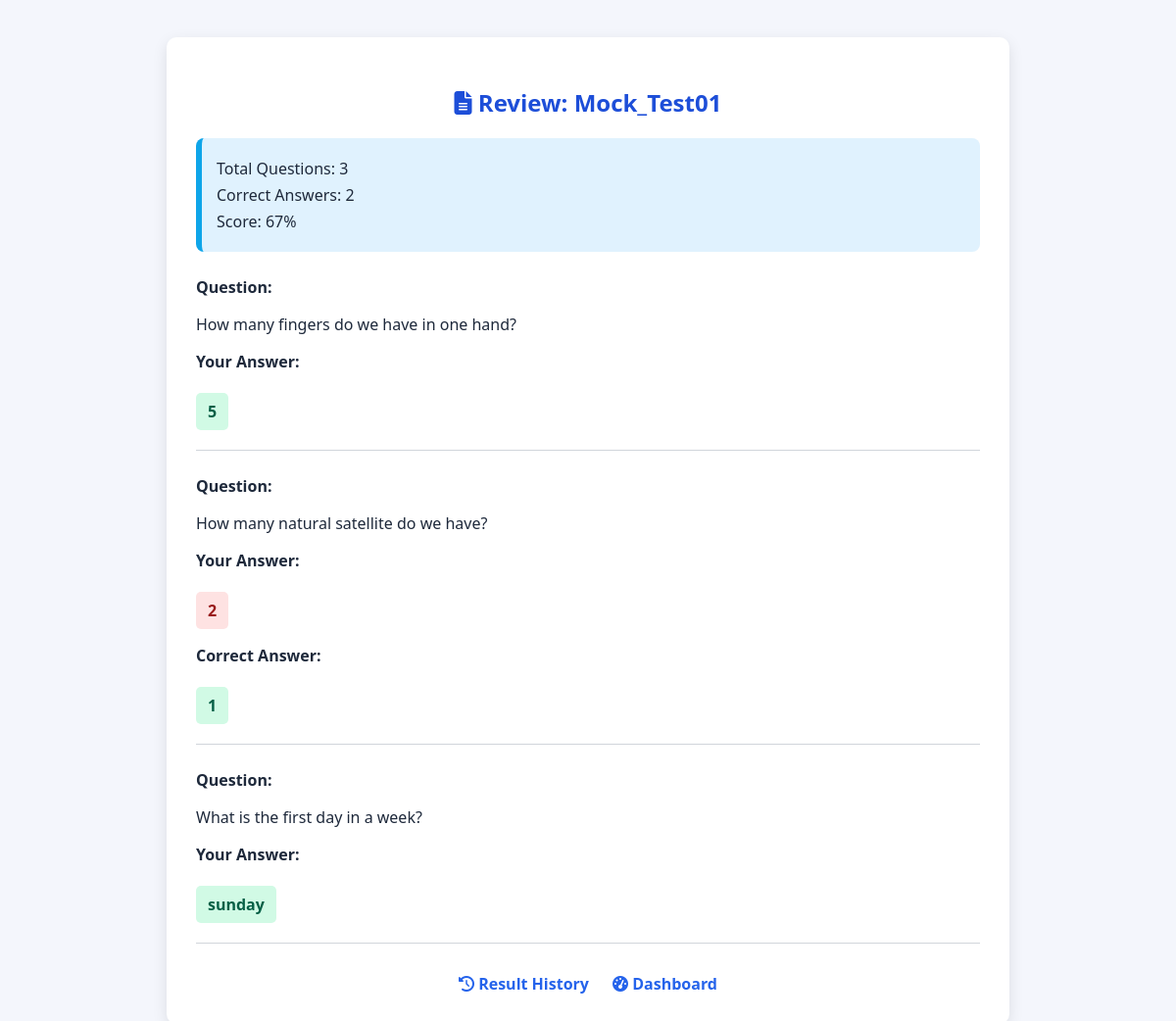
/review_result.php?result_id=2 (signed in), run on the app's committed database.
### tables this page shows
CREATE TABLE `quizzes` (
  `id` int(11) NOT NULL,
  `title` varchar(255) DEFAULT NULL,
  `description` text DEFAULT NULL,
  `created_by` int(11) NOT NULL
);

CREATE TABLE `user_answers` (
  `id` int(11) NOT NULL,
  `user_id` int(11) DEFAULT NULL,
  `quiz_id` int(11) DEFAULT NULL,
  `question_id` int(11) DEFAULT NULL,
  `selected_option_id` int(11) DEFAULT NULL
);

CREATE TABLE `questions` (
  `id` int(11) NOT NULL,
  `quiz_id` int(11) DEFAULT NULL,
  `question_text` text DEFAULT NULL
);

CREATE TABLE `options` (
  `id` int(11) NOT NULL,
  `question_id` int(11) DEFAULT NULL,
  `option_text` varchar(255) DEFAULT NULL,
  `is_correct` tinyint(1) DEFAULT NULL
);

### review_result.php (the view, shortened to what this page needs)
<?php
include("includes/db.php");
$result_id = $_GET['result_id'] ?? null;
$stmt = $conn->prepare("
    SELECT q.id, q.title
    FROM results r
    JOIN quizzes q ON r.quiz_id = q.id
    WHERE r.id = ?
");
$stmt->bind_param("i", $result_id);
$stmt->execute();
$stmt->bind_result($quiz_id, $quiz_title);
$stmt = $conn->prepare("SELECT user_id FROM results WHERE id = ?");
$stmt->bind_param("i", $result_id);
$stmt->execute();
$stmt->bind_result($quiz_user_id);
$query = "
    SELECT qs.question_text, ua.selected_option_id, op.option_text AS selected_text,
           (SELECT option_text FROM options WHERE question_id = qs.id AND is_correct = 1) AS correct_text,
           (SELECT id FROM options WHERE question_id = qs.id AND is_correct = 1) AS correct_option_id
    FROM user_answers ua
    JOIN questions qs ON ua.question_id = qs.id
    JOIN options op ON ua.selected_option_id = op.id
    WHERE ua.user_id = ? AND ua.quiz_id = ?
";
$stmt = $conn->prepare($query);
$stmt->bind_param("ii", $quiz_user_id, $quiz_id);
$stmt->execute();
$result = $stmt->get_result();
$questions = [];
$correct_count = 0;
while ($row = $result->fetch_assoc()) {
    $questions[] = $row;
    if ($row['selected_option_id'] == $row['correct_option_id']) {
        $correct_count++;
    }
}
$total_questions = count($questions);
$score_percent = $total_questions > 0 ? round(($correct_count / $total_questions) * 100) : 0;
?>
<!DOCTYPE html>
<html>
<head>
    <link rel="stylesheet" href="https://cdnjs.cloudflare.com/ajax/libs/font-awesome/6.5.0/css/all.min.css">
</head>
<body>
    <div class="container">
        <h2><i class="fa fa-file-alt"></i> Review: <?php echo htmlspecialchars($quiz_title); ?></h2>
        <div class="summary">
            <p>Total Questions: <?php echo $total_questions; ?></p>
            <p>Correct Answers: <?php echo $correct_count; ?></p>
            <p>Score: <?php echo $score_percent; ?>%</p>
        </div>
        <?php if ($total_questions > 0): ?>
            <?php foreach ($questions as $row): ?>
                <div class="question-block">
                    <p class="label">Question:</p>
                    <p><?php echo htmlspecialchars($row['question_text']); ?></p>
                    <p class="label">Your Answer:</p>
                    <div class="<?php echo ($row['selected_option_id'] == $row['correct_option_id']) ? 'correct' : 'wrong'; ?>">
                        <?php echo htmlspecialchars($row['selected_text']); ?>
                    </div>
                    <?php if ($row['selected_option_id'] != $row['correct_option_id']): ?>
                        <p class="label">Correct Answer:</p>
                        <div class="correct"><?php echo htmlspecialchars($row['correct_text']); ?></div>
                    <?php endif; ?>
                </div>
            <?php endforeach; ?>
        <?php else: ?>
            <p>No answers found for this quiz result.</p>
        <?php endif; ?>
        <div class="links">
            <a href="results.php"><i class="fa fa-history"></i> Result History</a>
            <a href="dashboard.php"><i class="fa fa-tachometer-alt"></i> Dashboard</a>
        </div>
    </div>
</body>
</html>

### review_result.php (style rules this page uses)
body { font-family: 'Segoe UI', Tahoma, sans-serif; background-color: #f4f6fc; padding: 30px; color: #1e293b; }
.container { max-width: 800px; margin: auto; background: white; padding: 30px; border-radius: 10px; box-shadow: 0 5px 15px rgba(0, 0, 0, 0.1); }
h2 { text-align: center; color: #1d4ed8; }
.summary { background-color: #e0f2fe; padding: 15px; border-left: 6px solid #0ea5e9; border-radius: 8px; margin-bottom: 25px; }
.summary p { margin: 5px 0; font-weight: 500; }
.question-block { margin-top: 25px; padding-bottom: 20px; border-bottom: 1px solid #d1d5db; }
.correct { background-color: #d1fae5; padding: 8px 12px; border-radius: 5px; display: inline-block; color: #065f46; font-weight: bold; margin-top: 5px; }
.wrong { background-color: #fee2e2; padding: 8px 12px; border-radius: 5px; display: inline-block; color: #991b1b; font-weight: bold; margin-top: 5px; }
a { text-decoration: none; color: #2563eb; font-weight: 600; }
.links { text-align: center; margin-top: 30px; }
.links a { margin: 0 10px; }
.label { font-weight: 600; margin-right: 5px; }

### data on the page
quizzes: title "Mock_Test01"
user_answers: question.question_text "How many fingers do we have in one hand?", selected_option.option_text "5"
user_answers: question.question_text "How many natural satellite do we have?", selected_option.option_text "2", correct_text "1"
user_answers: question.question_text "What is the first day in a week?", selected_option.option_text "sunday"

### other printed values
$total_questions "3"
$correct_count "2"
$score_percent "67"
